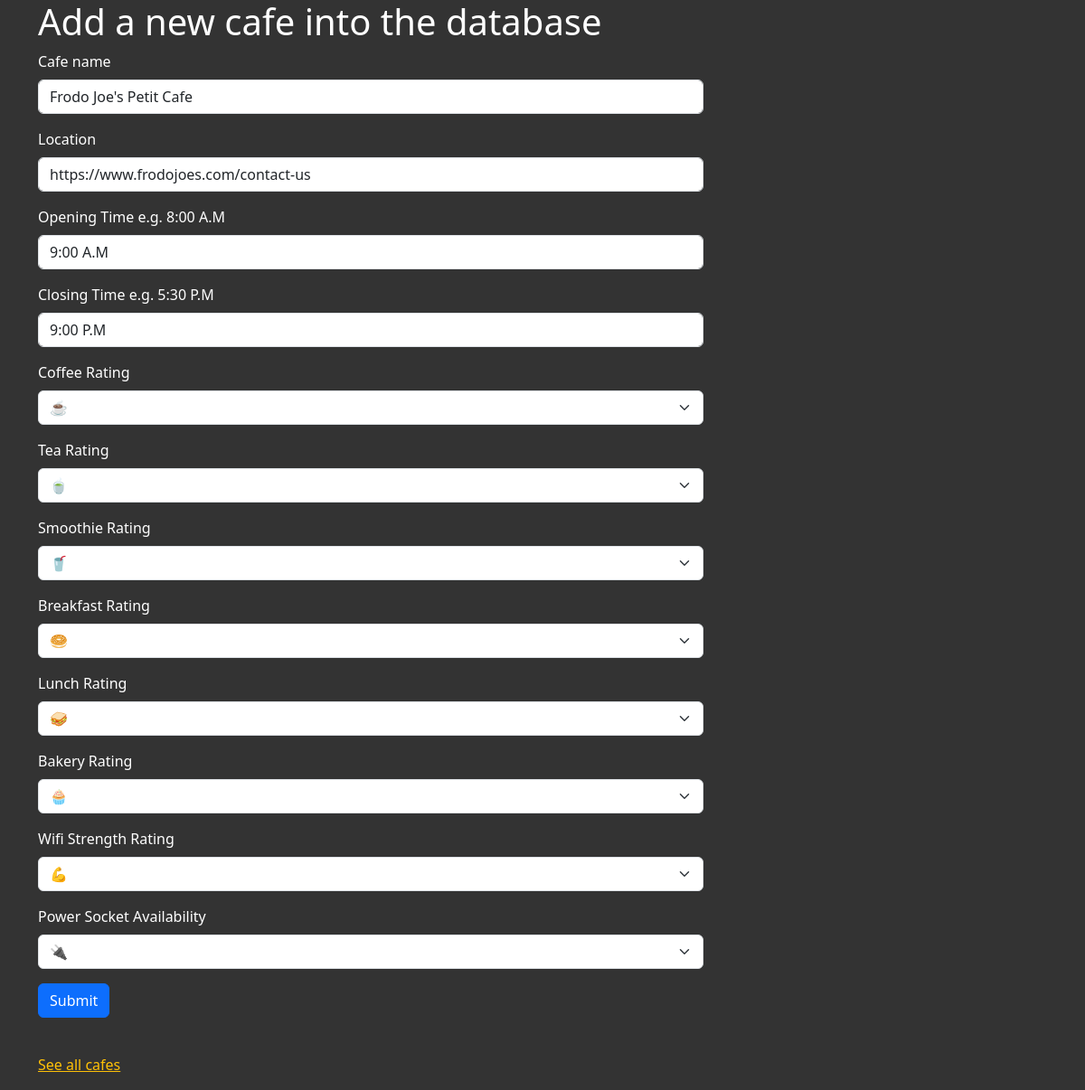
The app's page /edit?id=2 with its own data.
### main.py (models this page shows)
class Cafe(db.Model):
    id: Mapped[int] = mapped_column(Integer, primary_key=True)
    name: Mapped[str] = mapped_column(String(250), unique=True, nullable=False)
    location: Mapped[str] = mapped_column(String(250), nullable=False)
    open_time: Mapped[str] = mapped_column(String(250), nullable=False)
    close_time: Mapped[str] = mapped_column(String(250), nullable=False)
    coffee: Mapped[float] = mapped_column(Float, nullable=False)
    tea: Mapped[float] = mapped_column(Float, nullable=False)
    smoothie: Mapped[float] = mapped_column(Float, nullable=False)
    breakfast: Mapped[float] = mapped_column(Float, nullable=False)
    lunch: Mapped[float] = mapped_column(Float, nullable=False)
    bakery: Mapped[float] = mapped_column(Float, nullable=False)
    wifi: Mapped[float] = mapped_column(Float, nullable=False)
    power: Mapped[float] = mapped_column(Float, nullable=False)

### main.py (the view, shortened to what this page needs)
@app.route('/edit', methods=["GET", "POST"])
def edit_cafe():
        cafe_id = request.args.get("id")
        cafe = db.get_or_404(Cafe, cafe_id)
        edit_form = CafeForm(
            name=cafe.name,
            location=cafe.location,
            open_time=cafe.open_time,
            close_time=cafe.close_time,
            coffee=cafe.coffee,
            tea=cafe.tea,
            smoothie=cafe.smoothie,
            breakfast=cafe.breakfast,
            lunch=cafe.lunch,
            bakery=cafe.bakery,
            wifi=cafe.wifi,
            power=cafe.power
        )
        return render_template("add.html", form=edit_form, is_edit=True)

### templates/add.html (shortened to what this page needs)
{% extends 'base.html' %}
{% from 'bootstrap5/form.html' import render_form %}
{% block content %}
<div class="container">
  <div class="row">
    <div class="col-sm-12 col-md-8">
      <h1>Add a new cafe into the database</h1>
     {{ render_form(form, novalidate=True) }}
	  <p class="space-above">
        <a href="{{ url_for('cafes') }}">See all cafes</a>
      </p>
    </div>
  </div>
</div>
{% endblock %}

### static/css/styles.css (style rules this page uses)
body { background-color: #333; color: white; }
a { color: #ffc107; }
.space-above { margin-top: 20px; padding-top: 20px; }

### records on screen
Cafe: name "Frodo Joe's Petit Cafe", location "https://www.frodojoes.com/contact-us", open_time "9:00 A.M", close_time "9:00 P.M", coffee "☕", tea "🍵", smoothie "🥤", breakfast "🥯", lunch "🥪", bakery "🧁", wifi "💪", power "🔌"
